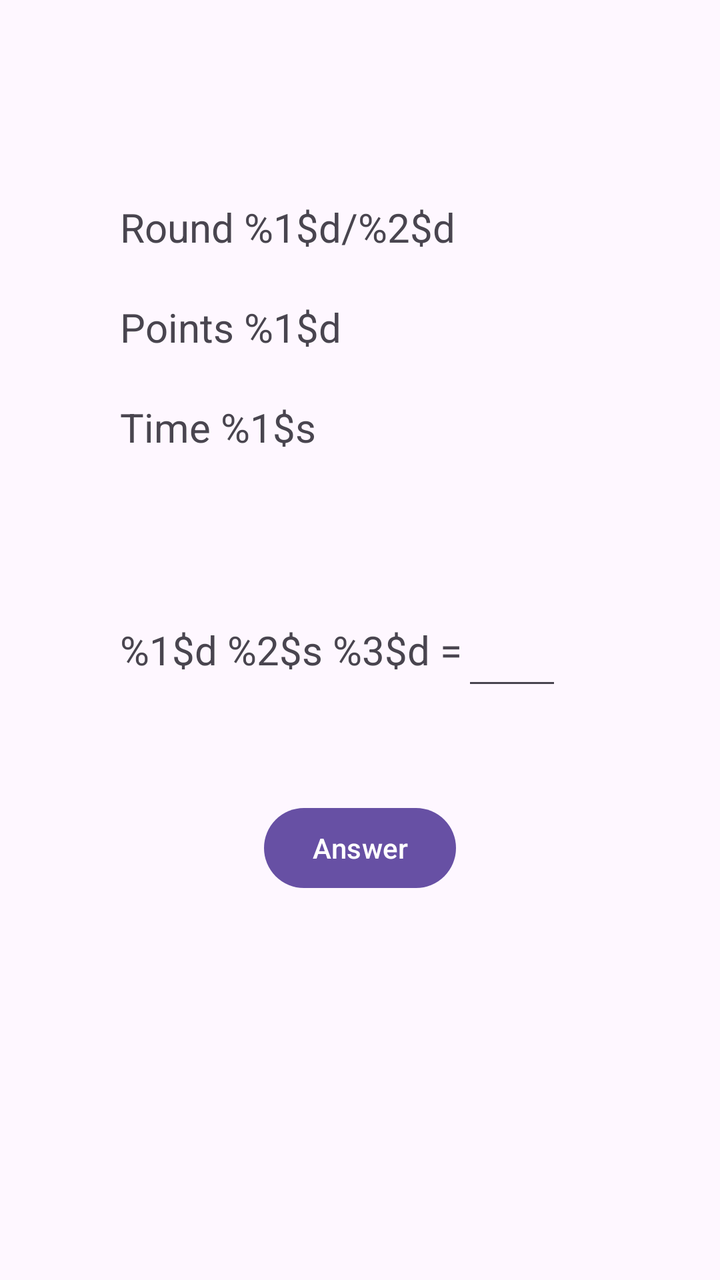
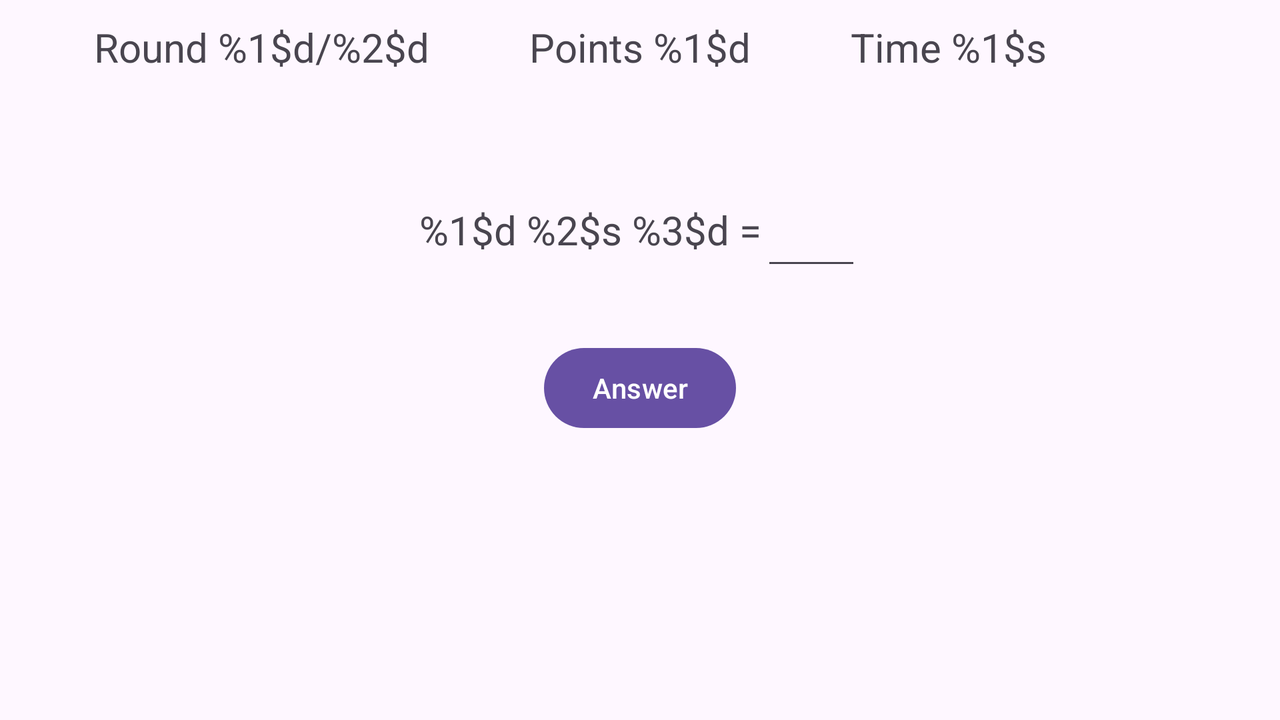

First picture: res/layout/ on a phone held upright. Second picture: the repository's own variant of that layout, on a device whose configuration matches the variant's folder. Source for both follows.
<!-- AndroidManifest.xml: application theme Theme.Matikkapeli_laaja -->
<!-- res/layout/fragment_game.xml -->
<?xml version="1.0" encoding="utf-8"?>
<layout xmlns:android="http://schemas.android.com/apk/res/android"
    xmlns:app="http://schemas.android.com/apk/res-auto"
    xmlns:tools="http://schemas.android.com/tools">

    <androidx.constraintlayout.widget.ConstraintLayout
        android:id="@+id/frameLayout2"
        android:layout_width="match_parent"
        android:layout_height="match_parent"
        tools:context=".GameFragment">

        <TextView
            android:id="@+id/game_points"
            style="@style/plainText2"
            android:text="@string/gamePoints"
            app:layout_constraintStart_toStartOf="@+id/game_rounds"
            app:layout_constraintTop_toBottomOf="@+id/game_rounds" />

        <TextView
            android:id="@+id/game_time"
            style="@style/plainText2"
            android:text="@string/gameTime"
            app:layout_constraintStart_toStartOf="@+id/game_points"
            app:layout_constraintTop_toBottomOf="@+id/game_points" />

        <TextView
            android:id="@+id/game_question"
            style="@style/plainText2"
            android:layout_marginTop="50dp"
            android:gravity="center_vertical|end"
            android:text="@string/gameQuestion"
            app:layout_constraintStart_toStartOf="@+id/game_time"
            app:layout_constraintTop_toBottomOf="@+id/game_time" />

        <EditText
            android:id="@+id/game_answer"
            style="@style/plainText2"
            android:layout_width="50dp"
            android:ems="10"
            android:inputType="number|numberSigned"
            app:layout_constraintStart_toEndOf="@+id/game_question"
            app:layout_constraintTop_toTopOf="@+id/game_question" />

        <Button
            android:id="@+id/button_answer"
            android:layout_width="wrap_content"
            android:layout_height="wrap_content"
            android:layout_marginTop="50dp"
            android:text="@string/buttonAnswer"
            app:layout_constraintEnd_toEndOf="parent"
            app:layout_constraintStart_toStartOf="parent"
            app:layout_constraintTop_toBottomOf="@+id/game_question" />

        <TextView
            android:id="@+id/game_rounds"
            style="@style/plainText2"
            android:layout_marginStart="60dp"
            android:layout_marginTop="100dp"
            android:text="@string/gameRounds"
            app:layout_constraintStart_toStartOf="parent"
            app:layout_constraintTop_toTopOf="parent" />

    </androidx.constraintlayout.widget.ConstraintLayout>
</layout>
<!-- resources referenced by this layout -->
<resources>
  <string name="buttonAnswer">Answer</string>
  <string name="gamePoints">Points %1$d</string>
  <string name="gameQuestion">%1$d %2$s %3$d =</string>
  <string name="gameRounds">Round %1$d/%2$d</string>
  <string name="gameTime">Time %1$s</string>
  <style name="plainText2">
          <item name="android:layout_width">wrap_content</item>
          <item name="android:layout_height">50dp</item>
          <item name="android:textSize">20sp</item>
      </style>
  <style name="Theme.Matikkapeli_laaja" parent="Base.Theme.Matikkapeli_laaja" />
  <style name="Base.Theme.Matikkapeli_laaja" parent="Theme.Material3.DayNight.NoActionBar">
          
          
      </style>
</resources>
<!-- res/layout-land/fragment_game.xml (the repository's variant of the layout above) -->
<!-- drawn on the phone turned sideways -->
<?xml version="1.0" encoding="utf-8"?>
<layout xmlns:android="http://schemas.android.com/apk/res/android"
    xmlns:app="http://schemas.android.com/apk/res-auto"
    xmlns:tools="http://schemas.android.com/tools">

    <androidx.constraintlayout.widget.ConstraintLayout
        android:id="@+id/frameLayout2"
        android:layout_width="match_parent"
        android:layout_height="match_parent"
        tools:context=".GameFragment" >

        <TextView
            android:id="@+id/game_points"
            style="@style/plainText2"
            android:layout_marginTop="10dp"
            android:text="@string/gamePoints"
            app:layout_constraintEnd_toEndOf="@+id/button_answer"
            app:layout_constraintStart_toStartOf="@+id/button_answer"
            app:layout_constraintTop_toTopOf="parent" />

        <TextView
            android:id="@+id/game_rounds"
            style="@style/plainText2"
            android:layout_marginEnd="50dp"
            android:text="@string/gameRounds"
            app:layout_constraintEnd_toStartOf="@+id/game_points"
            app:layout_constraintTop_toTopOf="@+id/game_points" />

        <TextView
            android:id="@+id/game_time"
            style="@style/plainText2"
            android:layout_marginStart="50dp"
            android:text="@string/gameTime"
            app:layout_constraintStart_toEndOf="@+id/game_points"
            app:layout_constraintTop_toTopOf="@+id/game_points" />

        <TextView
            android:id="@+id/game_question"
            style="@style/plainText2"
            android:layout_marginTop="30dp"
            android:layout_marginEnd="50dp"
            android:gravity="center_vertical|end"
            android:text="@string/gameQuestion"
            app:layout_constraintEnd_toEndOf="parent"
            app:layout_constraintStart_toStartOf="parent"
            app:layout_constraintTop_toBottomOf="@+id/game_rounds" />

        <EditText
            android:id="@+id/game_answer"
            style="@style/plainText2"
            android:layout_width="50dp"
            android:ems="10"
            android:inputType="number|numberSigned"
            app:layout_constraintStart_toEndOf="@+id/game_question"
            app:layout_constraintTop_toTopOf="@+id/game_question" />

        <Button
            android:id="@+id/button_answer"
            android:layout_width="wrap_content"
            android:layout_height="wrap_content"
            android:layout_marginTop="30dp"
            android:text="@string/buttonAnswer"
            app:layout_constraintEnd_toEndOf="parent"
            app:layout_constraintStart_toStartOf="parent"
            app:layout_constraintTop_toBottomOf="@+id/game_question" />

    </androidx.constraintlayout.widget.ConstraintLayout>
</layout>
